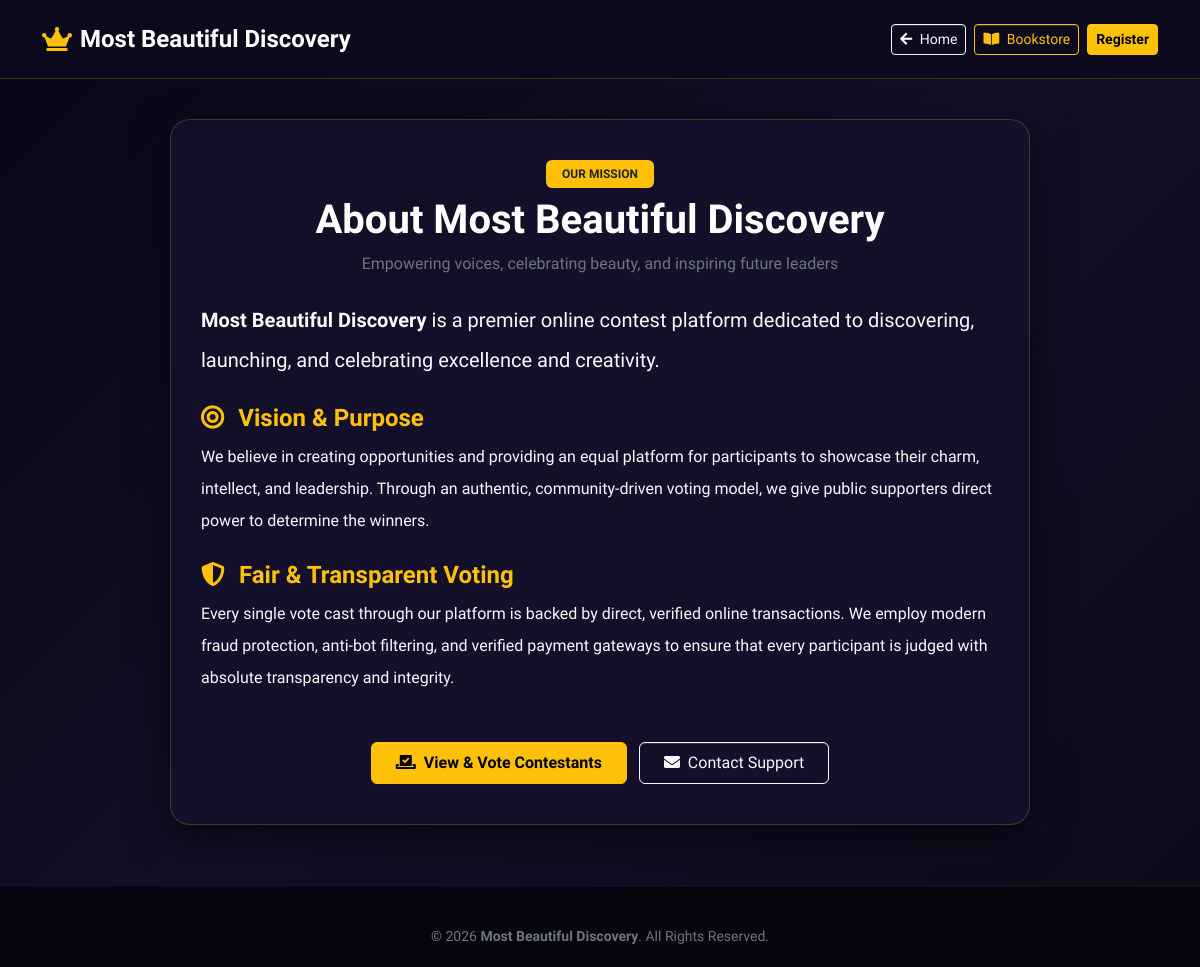
Page /about-us.php on the earlier database version.
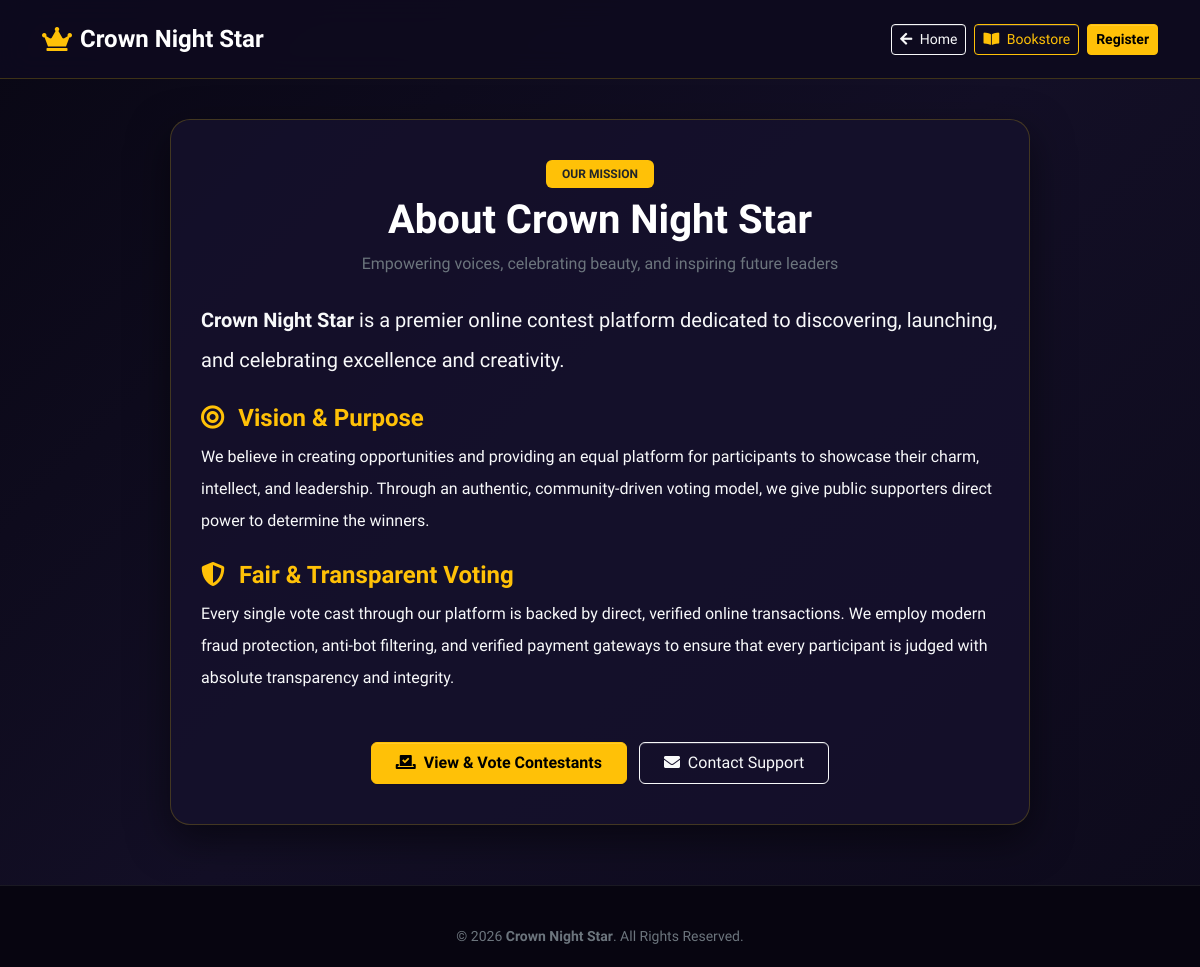
Same page on the later database version.
### tables this page shows
CREATE TABLE IF NOT EXISTS `settings` (
  `id` INT(11) NOT NULL AUTO_INCREMENT,
  `name` VARCHAR(100) NOT NULL,
  `value` TEXT NOT NULL,
  `created_at` TIMESTAMP DEFAULT CURRENT_TIMESTAMP,
  `updated_at` TIMESTAMP DEFAULT CURRENT_TIMESTAMP ON UPDATE CURRENT_TIMESTAMP,
  PRIMARY KEY (`id`),
  UNIQUE KEY `idx_settings_name` (`name`)
);

### includes/settings.php (called while the page is built, shortened)
<?php
class Settings {
    private static array $cache = [];
    private static bool $loaded = false;
    private static function loadAll(): void {
        if (self::$loaded) {
            return;
        }
        try {
            $pdo = DB::pdo();
            $stmt = $pdo->query("SELECT name, value FROM settings");
            while ($row = $stmt->fetch()) {
                self::$cache[$row['name']] = $row['value'];
            }
            self::$loaded = true;
        } catch (Exception $e) {
            error_log("Settings load error: " . $e->getMessage());
        }
    }
    public static function get(string $name, $default = null) {
        self::loadAll();
        if (array_key_exists($name, self::$cache)) {
            return self::$cache[$name];
        }
        return $default;
    }
    public static function isRegistrationOpen(): bool {
        $val = self::get('registration_open', '1');
        return $val === '1' || $val === 'true' || $val === 1 || $val === true;
    }
}

### includes/security.php (called while the page is built, shortened)
<?php
class Security {
    public static function e(?string $string): string {
        return htmlspecialchars((string)$string, ENT_QUOTES, 'UTF-8');
    }
}
function e(?string $str): string {
    return Security::e($str);
}

### about-us.php (the view, shortened to what this page needs)
<?php
$siteTitle = Settings::get('site_title', 'Crown Night Star');
$isRegistrationOpen = Settings::isRegistrationOpen();
?>
<!DOCTYPE html>
<html lang="en" data-bs-theme="dark">
<head>
    <link rel="stylesheet" href="assets2/css/bootstrap.min.css">
    <link rel="stylesheet" href="assets2/css/all.min.css">
</head>
<body>
<nav class="navbar navbar-expand-lg navbar-dark navbar-custom sticky-top py-3">
    <div class="container">
        <a class="navbar-brand fw-bold text-white d-flex align-items-center gap-2 fs-4" href="index.php">
            <i class="fas fa-crown text-warning"></i> <?= e($siteTitle) ?>
        </a>
        <div class="d-flex align-items-center gap-2">
            <a href="index.php" class="btn btn-outline-light btn-sm"><i class="fas fa-arrow-left me-1"></i> Home</a>
            <a href="bookstore.php" class="btn btn-outline-warning btn-sm"><i class="fas fa-book-open me-1"></i> Bookstore</a>
            <?php if ($isRegistrationOpen): ?>
                <a href="register.php" class="btn btn-warning btn-sm fw-bold">Register</a>
            <?php endif; ?>
        </div>
    </div>
</nav>
<div class="container">
    <div class="content-card">
        <div class="text-center mb-4">
            <span class="badge bg-warning text-dark fw-bold px-3 py-2 text-uppercase mb-2">Our Mission</span>
            <h1 class="fw-bold text-white">About <?= e($siteTitle) ?></h1>
            <p class="text-secondary">Empowering voices, celebrating beauty, and inspiring future leaders</p>
        </div>
        <div class="text-light opacity-90 lh-lg">
            <p class="fs-5">
                <strong><?= e($siteTitle) ?></strong> is a premier online contest platform dedicated to discovering, launching, and celebrating excellence and creativity.
            </p>
            <h4 class="text-warning fw-bold mt-4 mb-2"><i class="fas fa-bullseye me-2"></i> Vision & Purpose</h4>
            <p>
                We believe in creating opportunities and providing an equal platform for participants to showcase their charm, intellect, and leadership. Through an authentic, community-driven voting model, we give public supporters direct power to determine the winners.
            </p>
            <h4 class="text-warning fw-bold mt-4 mb-2"><i class="fas fa-shield-alt me-2"></i> Fair & Transparent Voting</h4>
            <p>
                Every single vote cast through our platform is backed by direct, verified online transactions. We employ modern fraud protection, anti-bot filtering, and verified payment gateways to ensure that every participant is judged with absolute transparency and integrity.
            </p>
            <div class="text-center mt-5">
                <a href="index.php#contestants" class="btn btn-warning fw-bold px-4 py-2 me-2">
                    <i class="fas fa-vote-yea me-1"></i> View & Vote Contestants
                </a>
                <a href="contact-us.php" class="btn btn-outline-light px-4 py-2">
                    <i class="fas fa-envelope me-1"></i> Contact Support
                </a>
            </div>
        </div>
    </div>
</div>
<footer>
    <div class="container text-center text-secondary small">
        &copy; <?= date('Y') ?> <strong><?= e($siteTitle) ?></strong>. All Rights Reserved.
    </div>
</footer>
</body>
</html>

Differences in the rows shown:
changed settings: value "Most Beautiful Discovery" → "Crown Night Star"
